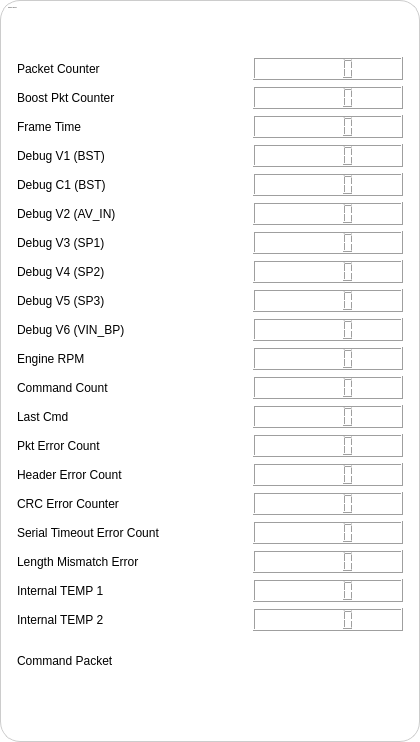
       <widget class="QGroupBox" name="CommBox">
        <property name="minimumSize">
         <size>
          <width>420</width>
          <height>0</height>
         </size>
        </property>
        <property name="maximumSize">
         <size>
          <width>520</width>
          <height>16777215</height>
         </size>
        </property>
        <property name="font">
         <font>
          <family>Segoe UI</family>
          <pointsize>-1</pointsize>
          <bold>true</bold>
         </font>
        </property>
        <property name="styleSheet">
         <string notr="true">QGroupBox {
                                        background-color: #fff;
                                        border: 1px solid #ccc;
                                        border-radius: 20px;
                                        margin-top: 0px;
                                        padding: 5px;
                                        }

                                        QGroupBox::title {
                                        subcontrol-origin: content;
                                        subcontrol-position: top left;
                                        padding: 1px 2px;
                                        color: #444;
                                        font-size: 28px;
                                        background-color: transparent;
                                        }
                                    </string>
        </property>
        <property name="title">
         <string>MISCELLANEOUS</string>
        </property>
        <layout class="QGridLayout" name="gridLayout_5">
         <item row="13" column="0">
          <widget class="QLabel" name="label_36">
           <property name="maximumSize">
            <size>
             <width>16777215</width>
             <height>60</height>
            </size>
           </property>
           <property name="text">
            <string>Debug V5 (SP3)</string>
           </property>
          </widget>
         </item>
         <item row="29" column="2">
          <widget class="QLCDNumber" name="boostTemp1"/>
         </item>
         <item row="8" column="2">
          <widget class="QLCDNumber" name="debugV1">
           <property name="minimumSize">
            <size>
             <width>150</width>
             <height>0</height>
            </size>
           </property>
           <property name="maximumSize">
            <size>
             <width>150</width>
             <height>16777215</height>
            </size>
           </property>
          </widget>
         </item>
         <item row="18" column="2">
          <widget class="QLCDNumber" name="pktErrorCountDisp">
           <property name="sizePolicy">
            <sizepolicy hsizetype="Fixed" vsizetype="Preferred">
             <horstretch>0</horstretch>
             <verstretch>0</verstretch>
            </sizepolicy>
           </property>
           <property name="minimumSize">
            <size>
             <width>150</width>
             <height>0</height>
            </size>
           </property>
           <property name="maximumSize">
            <size>
             <width>150</width>
             <height>60</height>
            </size>
           </property>
           <property name="font">
            <font>
             <family>Segoe UI</family>
             <pointsize>-1</pointsize>
            </font>
           </property>
          </widget>
         </item>
         <item row="15" column="0">
          <widget class="QLabel" name="label_39">
           <property name="maximumSize">
            <size>
             <width>16777215</width>
             <height>60</height>
            </size>
           </property>
           <property name="text">
            <string>Engine RPM</string>
           </property>
          </widget>
         </item>
         <item row="21" column="0">
          <widget class="QLabel" name="label_18_v_16">
           <property name="sizePolicy">
            <sizepolicy hsizetype="Fixed" vsizetype="Preferred">
             <horstretch>0</horstretch>
             <verstretch>0</verstretch>
            </sizepolicy>
           </property>
           <property name="minimumSize">
            <size>
             <width>50</width>
             <height>0</height>
            </size>
           </property>
           <property name="maximumSize">
            <size>
             <width>480</width>
             <height>16777215</height>
            </size>
           </property>
           <property name="text">
            <string>CRC Error Counter</string>
           </property>
          </widget>
         </item>
         <item row="14" column="0">
          <widget class="QLabel" name="label_37">
           <property name="maximumSize">
            <size>
             <width>16777215</width>
             <height>60</height>
            </size>
           </property>
           <property name="text">
            <string>Debug V6 (VIN_BP)</string>
           </property>
          </widget>
         </item>
         <item row="21" column="2">
          <widget class="QLCDNumber" name="crcErrorCountDisp">
           <property name="sizePolicy">
            <sizepolicy hsizetype="Fixed" vsizetype="Preferred">
             <horstretch>0</horstretch>
             <verstretch>0</verstretch>
            </sizepolicy>
           </property>
           <property name="minimumSize">
            <size>
             <width>150</width>
             <height>0</height>
            </size>
           </property>
           <property name="maximumSize">
            <size>
             <width>150</width>
             <height>60</height>
            </size>
           </property>
           <property name="font">
            <font>
             <family>Segoe UI</family>
             <pointsize>-1</pointsize>
            </font>
           </property>
          </widget>
         </item>
         <item row="30" column="2">
          <widget class="QLCDNumber" name="boostTemp2"/>
         </item>
         <item row="31" column="2">
          <widget class="QLabel" name="serialDebug">
           <property name="sizePolicy">
            <sizepolicy hsizetype="Fixed" vsizetype="Preferred">
             <horstretch>0</horstretch>
             <verstretch>0</verstretch>
            </sizepolicy>
           </property>
           <property name="minimumSize">
            <size>
             <width>150</width>
             <height>48</height>
            </size>
           </property>
           <property name="maximumSize">
            <size>
             <width>150</width>
             <height>60</height>
            </size>
           </property>
           <property name="text">
            <string/>
           </property>
          </widget>
         </item>
         <item row="17" column="2">
          <widget class="QLCDNumber" name="lastCmd">
           <property name="sizePolicy">
            <sizepolicy hsizetype="Fixed" vsizetype="Preferred">
             <horstretch>0</horstretch>
             <verstretch>0</verstretch>
            </sizepolicy>
           </property>
           <property name="minimumSize">
            <size>
             <width>150</width>
             <height>0</height>
            </size>
           </property>
           <property name="maximumSize">
            <size>
             <width>150</width>
             <height>60</height>
            </size>
           </property>
           <property name="font">
            <font>
             <family>Segoe UI</family>
             <pointsize>-1</pointsize>
            </font>
           </property>
          </widget>
         </item>
         <item row="16" column="2">
          <widget class="QLCDNumber" name="cmdCount">
           <property name="sizePolicy">
            <sizepolicy hsizetype="Fixed" vsizetype="Preferred">
             <horstretch>0</horstretch>
             <verstretch>0</verstretch>
            </sizepolicy>
           </property>
           <property name="minimumSize">
            <size>
             <width>150</width>
             <height>0</height>
            </size>
           </property>
           <property name="maximumSize">
            <size>
             <width>150</width>
             <height>60</height>
            </size>
           </property>
           <property name="font">
            <font>
             <family>Segoe UI</family>
             <pointsize>-1</pointsize>
            </font>
           </property>
          </widget>
         </item>
         <item row="10" column="2">
          <widget class="QLCDNumber" name="debugV2">
           <property name="minimumSize">
            <size>
             <width>150</width>
             <height>0</height>
            </size>
           </property>
           <property name="maximumSize">
            <size>
             <width>150</width>
             <height>16777215</height>
            </size>
           </property>
          </widget>
         </item>
         <item row="28" column="0">
          <widget class="QLabel" name="label_18_v_18">
           <property name="sizePolicy">
            <sizepolicy hsizetype="Fixed" vsizetype="Preferred">
             <horstretch>0</horstretch>
             <verstretch>0</verstretch>
            </sizepolicy>
           </property>
           <property name="minimumSize">
            <size>
             <width>50</width>
             <height>0</height>
            </size>
           </property>
           <property name="maximumSize">
            <size>
             <width>480</width>
             <height>16777215</height>
            </size>
           </property>
           <property name="text">
            <string>Length Mismatch Error</string>
           </property>
          </widget>
         </item>
         <item row="35" column="0">
          <spacer name="verticalSpacer_3">
           <property name="orientation">
            <enum>Qt::Orientation::Vertical</enum>
           </property>
           <property name="sizeType">
            <enum>QSizePolicy::Policy::Minimum</enum>
           </property>
           <property name="sizeHint" stdset="0">
            <size>
             <width>20</width>
             <height>40</height>
            </size>
           </property>
          </spacer>
         </item>
         <item row="6" column="0">
          <widget class="QLabel" name="label_18_v_4">
           <property name="sizePolicy">
            <sizepolicy hsizetype="Fixed" vsizetype="Preferred">
             <horstretch>0</horstretch>
             <verstretch>0</verstretch>
            </sizepolicy>
           </property>
           <property name="minimumSize">
            <size>
             <width>50</width>
             <height>0</height>
            </size>
           </property>
           <property name="maximumSize">
            <size>
             <width>480</width>
             <height>16777215</height>
            </size>
           </property>
           <property name="text">
            <string>Frame Time</string>
           </property>
          </widget>
         </item>
         <item row="4" column="2">
          <widget class="QLCDNumber" name="pktCounter">
           <property name="sizePolicy">
            <sizepolicy hsizetype="Fixed" vsizetype="Preferred">
             <horstretch>0</horstretch>
             <verstretch>0</verstretch>
            </sizepolicy>
           </property>
           <property name="minimumSize">
            <size>
             <width>150</width>
             <height>0</height>
            </size>
           </property>
           <property name="maximumSize">
            <size>
             <width>150</width>
             <height>60</height>
            </size>
           </property>
           <property name="font">
            <font>
             <family>Segoe UI</family>
             <pointsize>-1</pointsize>
            </font>
           </property>
          </widget>
         </item>
         <item row="4" column="0">
          <widget class="QLabel" name="label_21">
           <property name="maximumSize">
            <size>
             <width>480</width>
             <height>60</height>
            </size>
           </property>
           <property name="text">
            <string>Packet Counter</string>
           </property>
          </widget>
         </item>
         <item row="12" column="0">
          <widget class="QLabel" name="label_35">
           <property name="maximumSize">
            <size>
             <width>16777215</width>
             <height>60</height>
            </size>
           </property>
           <property name="text">
            <string>Debug V4 (SP2)</string>
           </property>
          </widget>
         </item>
         <item row="23" column="2">
          <widget class="QLCDNumber" name="serialTimeoutErrorCount">
           <property name="sizePolicy">
            <sizepolicy hsizetype="Fixed" vsizetype="Preferred">
             <horstretch>0</horstretch>
             <verstretch>0</verstretch>
            </sizepolicy>
           </property>
           <property name="minimumSize">
            <size>
             <width>150</width>
             <height>0</height>
            </size>
           </property>
           <property name="maximumSize">
            <size>
             <width>150</width>
             <height>60</height>
            </size>
           </property>
           <property name="font">
            <font>
             <family>Segoe UI</family>
             <pointsize>-1</pointsize>
            </font>
           </property>
          </widget>
         </item>
         <item row="10" column="0">
          <widget class="QLabel" name="label_33">
           <property name="maximumSize">
            <size>
             <width>16777215</width>
             <height>60</height>
            </size>
           </property>
           <property name="text">
            <string>Debug V2 (AV_IN)</string>
           </property>
          </widget>
         </item>
         <item row="23" column="0">
          <widget class="QLabel" name="label_18_v_17">
           <property name="sizePolicy">
            <sizepolicy hsizetype="Fixed" vsizetype="Preferred">
             <horstretch>0</horstretch>
             <verstretch>0</verstretch>
            </sizepolicy>
           </property>
           <property name="minimumSize">
            <size>
             <width>50</width>
             <height>0</height>
            </size>
           </property>
           <property name="maximumSize">
            <size>
             <width>480</width>
             <height>16777215</height>
            </size>
           </property>
           <property name="text">
            <string>Serial Timeout Error Count</string>
           </property>
          </widget>
         </item>
         <item row="19" column="0">
          <widget class="QLabel" name="label_18_v_15">
           <property name="sizePolicy">
            <sizepolicy hsizetype="Fixed" vsizetype="Preferred">
             <horstretch>0</horstretch>
             <verstretch>0</verstretch>
            </sizepolicy>
           </property>
           <property name="minimumSize">
            <size>
             <width>50</width>
             <height>0</height>
            </size>
           </property>
           <property name="maximumSize">
            <size>
             <width>480</width>
             <height>16777215</height>
            </size>
           </property>
           <property name="text">
            <string>Header Error Count</string>
           </property>
          </widget>
         </item>
         <item row="19" column="2">
          <widget class="QLCDNumber" name="headerErrorCountDisp">
           <property name="sizePolicy">
            <sizepolicy hsizetype="Fixed" vsizetype="Preferred">
             <horstretch>0</horstretch>
             <verstretch>0</verstretch>
            </sizepolicy>
           </property>
           <property name="minimumSize">
            <size>
             <width>150</width>
             <height>0</height>
            </size>
           </property>
           <property name="maximumSize">
            <size>
             <width>150</width>
             <height>60</height>
            </size>
           </property>
           <property name="font">
            <font>
             <family>Segoe UI</family>
             <pointsize>-1</pointsize>
            </font>
           </property>
          </widget>
         </item>
         <item row="29" column="0">
          <widget class="QLabel" name="label_45">
           <property name="text">
            <string>Internal TEMP 1</string>
           </property>
          </widget>
         </item>
         <item row="28" column="2">
          <widget class="QLCDNumber" name="lengthMismatchErrorCount">
           <property name="sizePolicy">
            <sizepolicy hsizetype="Fixed" vsizetype="Preferred">
             <horstretch>0</horstretch>
             <verstretch>0</verstretch>
            </sizepolicy>
           </property>
           <property name="minimumSize">
            <size>
             <width>150</width>
             <height>0</height>
            </size>
           </property>
           <property name="maximumSize">
            <size>
             <width>150</width>
             <height>60</height>
            </size>
           </property>
           <property name="font">
            <font>
             <family>Segoe UI</family>
             <pointsize>-1</pointsize>
            </font>
           </property>
          </widget>
         </item>
         <item row="30" column="0">
          <widget class="QLabel" name="label_46">
           <property name="text">
            <string>Internal TEMP 2</string>
           </property>
          </widget>
         </item>
         <item row="8" column="0">
          <widget class="QLabel" name="label_26">
           <property name="maximumSize">
            <size>
             <width>16777215</width>
             <height>60</height>
            </size>
           </property>
           <property name="text">
            <string>Debug V1 (BST)</string>
           </property>
          </widget>
         </item>
         <item row="11" column="2">
          <widget class="QLCDNumber" name="debugV3">
           <property name="minimumSize">
            <size>
             <width>150</width>
             <height>0</height>
            </size>
           </property>
           <property name="maximumSize">
            <size>
             <width>150</width>
             <height>16777215</height>
            </size>
           </property>
          </widget>
         </item>
         <item row="16" column="0">
          <widget class="QLabel" name="label_18_v_6">
           <property name="sizePolicy">
            <sizepolicy hsizetype="Fixed" vsizetype="Preferred">
             <horstretch>0</horstretch>
             <verstretch>0</verstretch>
            </sizepolicy>
           </property>
           <property name="minimumSize">
            <size>
             <width>50</width>
             <height>0</height>
            </size>
           </property>
           <property name="maximumSize">
            <size>
             <width>480</width>
             <height>16777215</height>
            </size>
           </property>
           <property name="text">
            <string>Command Count</string>
           </property>
          </widget>
         </item>
         <item row="11" column="0">
          <widget class="QLabel" name="label_34">
           <property name="maximumSize">
            <size>
             <width>16777215</width>
             <height>60</height>
            </size>
           </property>
           <property name="text">
            <string>Debug V3 (SP1)</string>
           </property>
          </widget>
         </item>
         <item row="15" column="2">
          <widget class="QLCDNumber" name="engineRpm">
           <property name="minimumSize">
            <size>
             <width>150</width>
             <height>0</height>
            </size>
           </property>
           <property name="maximumSize">
            <size>
             <width>150</width>
             <height>16777215</height>
            </size>
           </property>
          </widget>
         </item>
         <item row="6" column="2">
          <widget class="QLCDNumber" name="frameTime">
           <property name="sizePolicy">
            <sizepolicy hsizetype="Fixed" vsizetype="Preferred">
             <horstretch>0</horstretch>
             <verstretch>0</verstretch>
            </sizepolicy>
           </property>
           <property name="minimumSize">
            <size>
             <width>150</width>
             <height>0</height>
            </size>
           </property>
           <property name="maximumSize">
            <size>
             <width>150</width>
             <height>60</height>
            </size>
           </property>
           <property name="font">
            <font>
             <family>Segoe UI</family>
             <pointsize>-1</pointsize>
            </font>
           </property>
          </widget>
         </item>
         <item row="12" column="2">
          <widget class="QLCDNumber" name="debugV4">
           <property name="minimumSize">
            <size>
             <width>150</width>
             <height>0</height>
            </size>
           </property>
           <property name="maximumSize">
            <size>
             <width>150</width>
             <height>16777215</height>
            </size>
           </property>
          </widget>
         </item>
         <item row="17" column="0">
          <widget class="QLabel" name="label_18_v_13">
           <property name="sizePolicy">
            <sizepolicy hsizetype="Fixed" vsizetype="Preferred">
             <horstretch>0</horstretch>
             <verstretch>0</verstretch>
            </sizepolicy>
           </property>
           <property name="minimumSize">
            <size>
             <width>50</width>
             <height>0</height>
            </size>
           </property>
           <property name="maximumSize">
            <size>
             <width>480</width>
             <height>16777215</height>
            </size>
           </property>
           <property name="text">
            <string>Last Cmd</string>
           </property>
          </widget>
         </item>
         <item row="0" column="0">
          <spacer name="verticalSpacer">
           <property name="orientation">
            <enum>Qt::Orientation::Vertical</enum>
           </property>
           <property name="sizeType">
            <enum>QSizePolicy::Policy::Fixed</enum>
           </property>
           <property name="sizeHint" stdset="0">
            <size>
             <width>20</width>
             <height>40</height>
            </size>
           </property>
          </spacer>
         </item>
         <item row="14" column="2">
          <widget class="QLCDNumber" name="debugV6">
           <property name="minimumSize">
            <size>
             <width>150</width>
             <height>0</height>
            </size>
           </property>
           <property name="maximumSize">
            <size>
             <width>150</width>
             <height>16777215</height>
            </size>
           </property>
          </widget>
         </item>
         <item row="9" column="2">
          <widget class="QLCDNumber" name="debugC1">
           <property name="minimumSize">
            <size>
             <width>150</width>
             <height>0</height>
            </size>
           </property>
           <property name="maximumSize">
            <size>
             <width>150</width>
             <height>16777215</height>
            </size>
           </property>
          </widget>
         </item>
         <item row="9" column="0">
          <widget class="QLabel" name="label_38">
           <property name="maximumSize">
            <size>
             <width>16777215</width>
             <height>60</height>
            </size>
           </property>
           <property name="text">
            <string>Debug C1 (BST)</string>
           </property>
          </widget>
         </item>
         <item row="31" column="0">
          <widget class="QLabel" name="spVolt1Lbl">
           <property name="text">
            <string>Command Packet</string>
           </property>
          </widget>
         </item>
         <item row="13" column="2">
          <widget class="QLCDNumber" name="debugV5">
           <property name="minimumSize">
            <size>
             <width>150</width>
             <height>0</height>
            </size>
           </property>
           <property name="maximumSize">
            <size>
             <width>150</width>
             <height>16777215</height>
            </size>
           </property>
          </widget>
         </item>
         <item row="18" column="0">
          <widget class="QLabel" name="label_18_v_14">
           <property name="sizePolicy">
            <sizepolicy hsizetype="Fixed" vsizetype="Preferred">
             <horstretch>0</horstretch>
             <verstretch>0</verstretch>
            </sizepolicy>
           </property>
           <property name="minimumSize">
            <size>
             <width>50</width>
             <height>0</height>
            </size>
           </property>
           <property name="maximumSize">
            <size>
             <width>480</width>
             <height>16777215</height>
            </size>
           </property>
           <property name="text">
            <string>Pkt Error Count</string>
           </property>
          </widget>
         </item>
         <item row="5" column="0">
          <widget class="QLabel" name="label_76">
           <property name="text">
            <string>Boost Pkt Counter</string>
           </property>
          </widget>
         </item>
         <item row="5" column="2">
          <widget class="QLCDNumber" name="boostPktCounter"/>
         </item>
        </layout>
       </widget>
